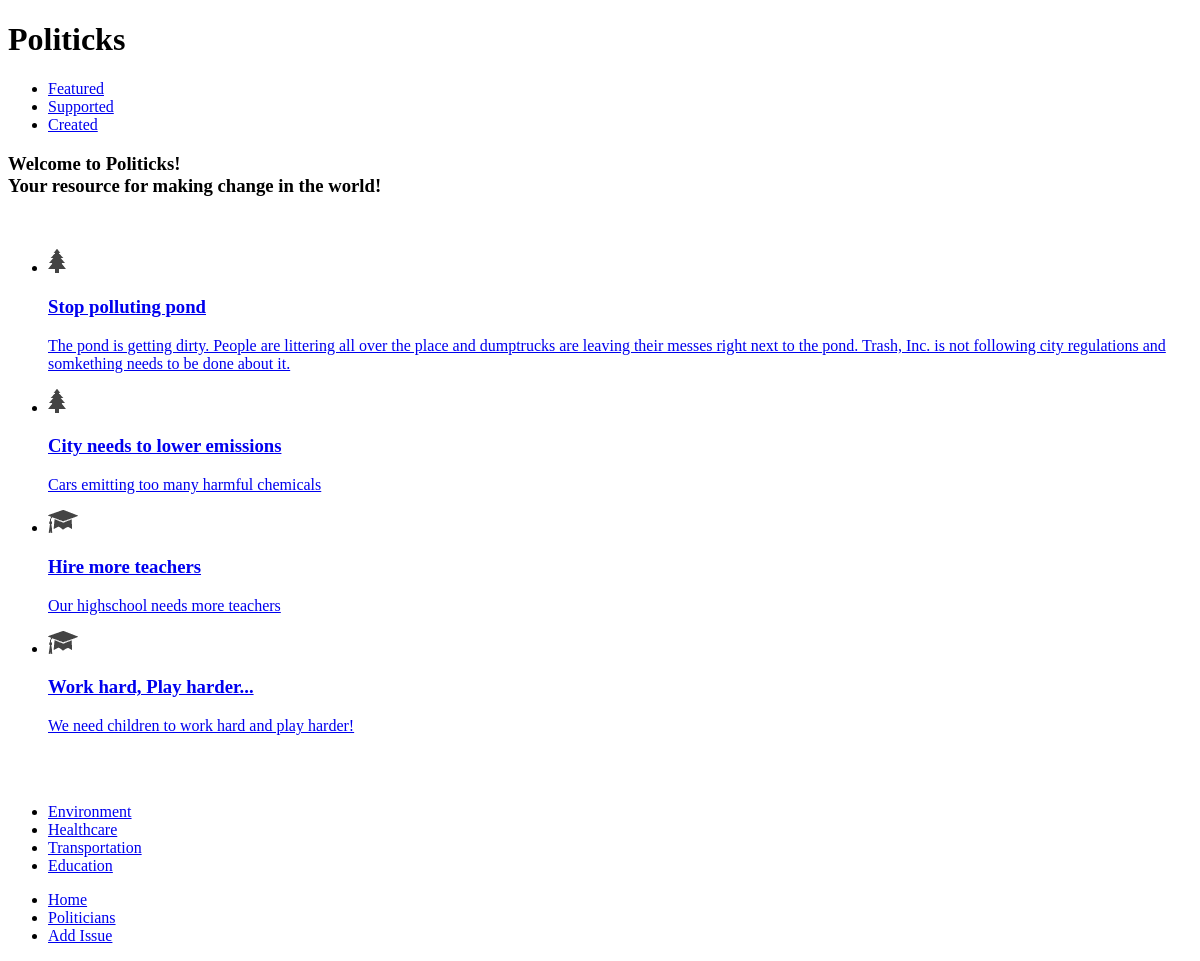
Page / (signed in) on the earlier database version.
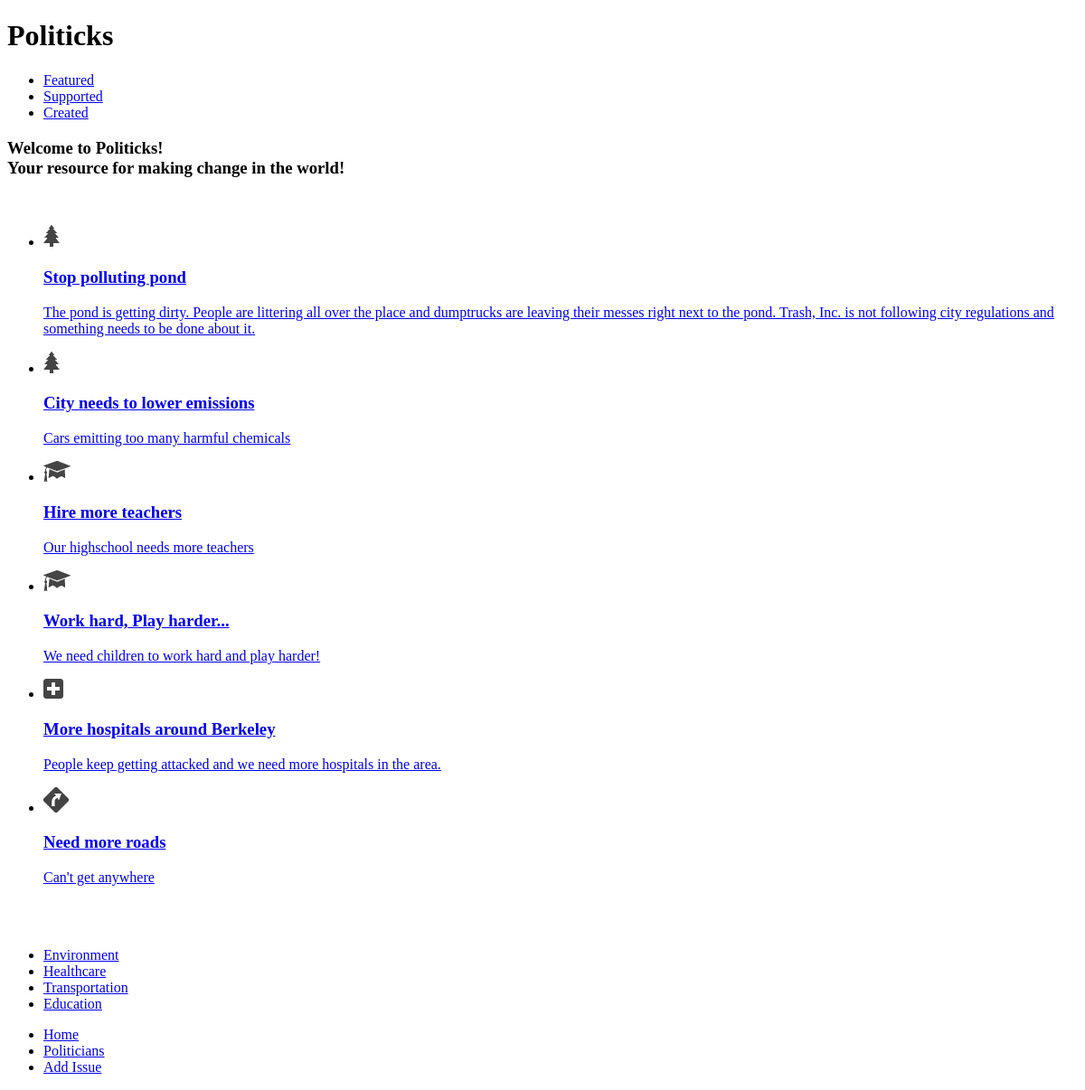
Same page on the later database version.
### tables this page shows
CREATE TABLE IF NOT EXISTS `issues` (
  `id` int(11) NOT NULL AUTO_INCREMENT,
  `name` tinytext NOT NULL,
  `description` text,
  `funding` double NOT NULL DEFAULT '0',
  `likes` int(11) NOT NULL DEFAULT '0',
  `category_id` int(11) NOT NULL,
  `user_id` int(11) NOT NULL,
  `image` varchar(100) NOT NULL,
  PRIMARY KEY (`id`)
);

CREATE TABLE IF NOT EXISTS `categories` (
  `id` int(11) NOT NULL AUTO_INCREMENT,
  `name` tinytext NOT NULL,
  `icon` varchar(75) NOT NULL,
  PRIMARY KEY (`id`)
);

### index.php (the view, shortened to what this page needs)
<?php include_once("header.php") ?>
	<div data-role="content">
		<div data-role="navbar">
		<ul>
			<li><a href="index.php" data-theme="c">Featured</a></li>
			<li><a href="supportedissues.php" data-theme="c">Supported</a></li>
			<li><a href="createdissues.php" data-theme="c">Created</a></li>
		</ul>
		</div>
		<h3> Welcome to Politicks! <br /> Your resource for making change in the world! </h3>
		<br />
<?php
	if(isset($_GET["category"])){
		$query = sprintf("select *, issues.id as iid, issues.name as iname from issues, categories where issues.category_id = '%s' and categories.id = '%s'", mysql_real_escape_string($_GET["category"]), mysql_real_escape_string($_GET["category"]));
		$output = "<a href=\"index.php\" data-role=\"button\" data-theme=\"b\">View All Issues</a>";
	}else{
		$query = "select *, issues.id as iid, categories.id as cid, issues.name as iname, categories.name as cname from issues,categories where issues.category_id = categories.id";
	}
	$result = mysql_query($query);
	$issues = "";
	$issuesgrid = "";
	while ($row=mysql_fetch_array($result)) {
	    $id = $row["iid"];
	    $name = $row["iname"];
	    $description = $row["description"];
	    $icon = $row["icon"];
	    $issues .= "<li><a href=\"issues.php?id=".$id."\">".
				"<img src=\"".$icon."\" />".
				"<h3>".$name."</h3>".
				"<p>".$description."</p>".
				"</a>".
				"</li>";
	}
	$query = "select * from categories";
	$result = mysql_query($query);
	while ($row=mysql_fetch_array($result)){
		$issuesgrid .= "<li><a href=\"index.php?category=".$row["id"]."\" id=\"".$row["name"]."\" data-icon=\"custom\" data-theme=\"c\">".$row["name"]."</a></li>";
	}
?>
		<div class="content-primary">
		<ul data-role="listview" data-split-icon="arrow-r" data-theme="c" data-split-theme="d" data-filter="true" data-filter-placeholder="Search Issues...">
			<?= $issues; ?>
		</ul>
		<br />
		<br />
		<div data-role="footer" class="nav-glyphish-example">
			<div data-role="navbar" class="nav-glyphish-example" data-grid="a">
			<ul>
				<?= $issuesgrid; ?>
			</ul>
			</div>
		</div>
		</div>
	</div>
<?php include_once("footer.php") ?>

### header.php (shortened to what this page needs)
<!DOCTYPE html>
<html>
<head>
	<link rel="stylesheet" href="http://code.jquery.com/mobile/1.2.0/jquery.mobile-1.2.0.min.css" />
	<link rel="stylesheet" href="styles.css" />
</head>
<body>
<div data-role="page" data-theme="b" data-content-theme="b" id="one">
<div data-role="header" data-position="fixed">
	<h1>Politicks</h1>
</div>

### footer.php (shortened to what this page needs)
<div data-role="footer" data-position="fixed">
	<div data-role="navbar">
		<ul>
			<li><a href="index.php" data-icon="home" data-theme="a">Home</a></li>
			<li><a href="politicians.php" id="politicians" data-icon="custom" data-theme="a">Politicians</a></li>
			<li><a href="addissue.php" data-icon="plus" data-theme="a">Add Issue</a></li>
		</ul>
	</div>
</div>
</body>
</html>

Differences in the rows shown:
changed issues "Stop polluting pond": description "…following city regulations and somkething needs to be done…" → "…following city regulations and something needs to be done…"
added issues: category.icon (picture), name "More hospitals around Berkeley", description "People keep getting attacked and we need more hospitals in the area."
added issues: category.icon (picture), name "Need more roads", description "Can't get anywhere"
